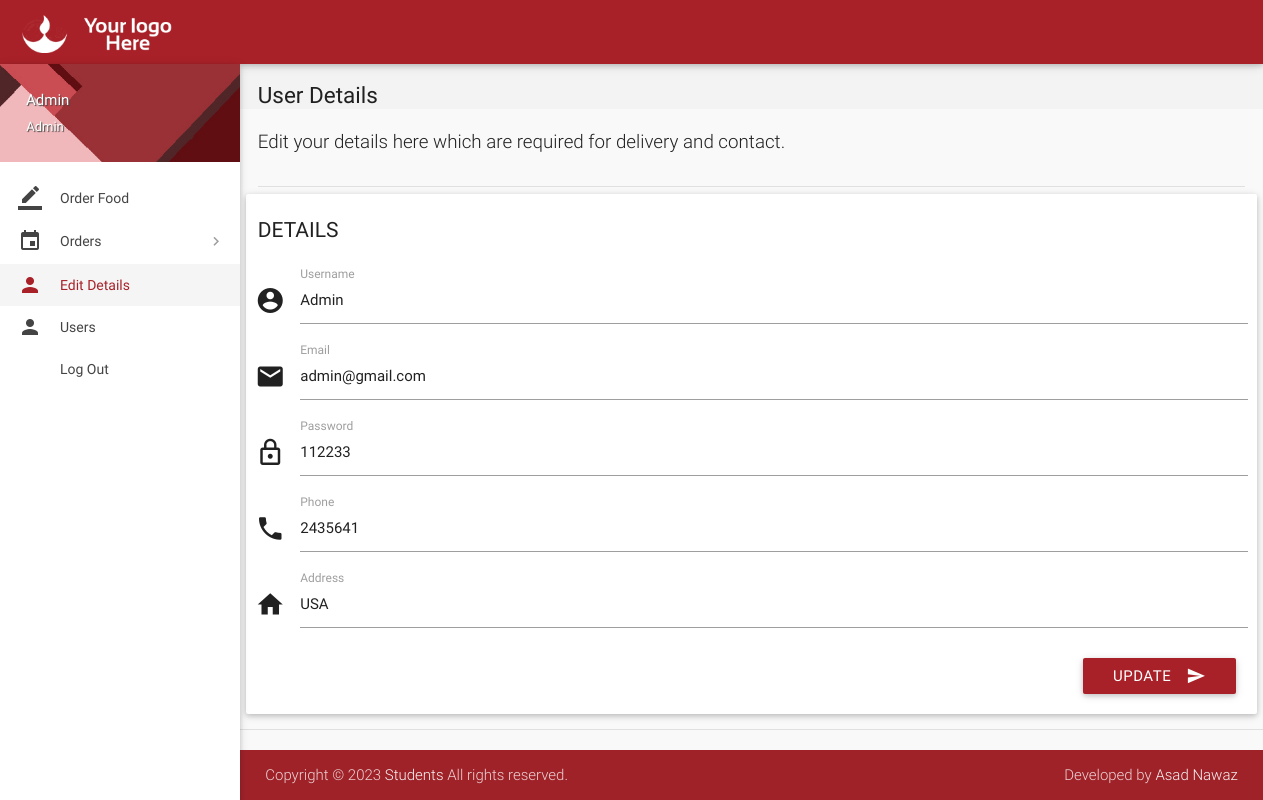
The page /details.php?rid=6 (signed in) on the database its author committed.
### tables this page shows
CREATE TABLE `registration` (
  `id` int(11) NOT NULL,
  `name` varchar(255) NOT NULL,
  `email` varchar(255) NOT NULL,
  `password` varchar(255) NOT NULL,
  `phone` varchar(25) NOT NULL,
  `role` varchar(200) NOT NULL,
  `address` varchar(255) NOT NULL,
  `created_at` datetime NOT NULL DEFAULT current_timestamp()
);

### details.php (the view, shortened to what this page needs)
<?php
include "connection.php";
if (isset($_GET['rid']))
        {
                $id = $_GET['rid'];
             $querry = "SELECT * FROM registration WHERE id = $id ";
             $querry_result = mysqli_query($conn_resul,$querry);
             if ($querry_result->num_rows > 0)
              {
                $actual_data = mysqli_fetch_assoc($querry_result);
             }
        }
if(isset($_SESSION['user_id']))
{
    $user_id = $_SESSION['user_id'];
   $query= "SELECT * FROM registration WHERE id = $user_id";
   $query_result = mysqli_query($conn_resul,$query);
   if($query_result->num_rows > 0)
   {
     $logged_in_user_data = mysqli_fetch_assoc($query_result);
   }
}
 		?>
<!DOCTYPE html>
<html lang="en">
<head>
  <link href="css/materialize.min.css" type="text/css" rel="stylesheet" media="screen,projection">
  <link href="css/style.min.css" type="text/css" rel="stylesheet" media="screen,projection">
  <link href="css/custom/custom.min.css" type="text/css" rel="stylesheet" media="screen,projection">
  <link href="js/plugins/perfect-scrollbar/perfect-scrollbar.css" type="text/css" rel="stylesheet" media="screen,projection">
  <link rel="stylesheet" href="https://cdnjs.cloudflare.com/ajax/libs/font-awesome/6.5.1/css/all.min.css" />
</head>
<body>
  <header id="header" class="page-topbar">
        <div class="navbar-fixed">
            <nav class="navbar-color">
                <div class="nav-wrapper">
                    <ul class="left">
                      <li><h1 class="logo-wrapper"><a href="index.php" class="brand-logo darken-1"><img src="images/materialize-logo.png" alt="logo"></a> <span class="logo-text">Logo</span></h1></li>
                    </ul>
                </div>
            </nav>
        </div>
  </header>
  <div id="main">
    <div class="wrapper">
      <aside id="left-sidebar-nav">
        <ul id="slide-out" class="side-nav fixed leftside-navigation">
            <li class="user-details cyan darken-2">
            <div class="row">
                <div class="col col s8 m8 l8">
                    <a class="btn-flat dropdown-button waves-effect waves-light white-text profile-btn" href="#" data-activates="profile-dropdown"><?php echo $logged_in_user_data['name'];?></a>
                    <p class="user-roal"><?php echo $logged_in_user_data['role'];?></p>
                </div>
            </div>
            </li>
            <?php
            if($_SESSION['role']=="Admin")
            {
              ?>
            <li class="bold"><a href="index.php" class="waves-effect waves-cyan"><i class="mdi-editor-border-color"></i> Order Food</a>
            </li>
            <?php
          }else{
            ?>
            <li class="bold"><a href="user-page.php" class="waves-effect waves-cyan"><i class="mdi-editor-border-color"></i> Order Food</a>
            </li>
            <?php
          }
          ?>
                <li class="no-padding">
                    <ul class="collapsible collapsible-accordion">
                        <li class="bold"><a class="collapsible-header waves-effect waves-cyan"><i class="mdi-editor-insert-invitation"></i> Orders</a>
                        </li>
                    </ul>
                </li>
            <li class="bold active"><a href="details.php?rid=<?php echo $logged_in_user_data['id'];?>" class="waves-effect waves-cyan"><i class="mdi-social-person"></i> Edit Details</a>
            </li>
            <?php
            if($_SESSION['role']=="Admin"):
              ?>
            <li class="bold"><a href="users.php" class="waves-effect waves-cyan"><i class="mdi-social-person"></i>Users</a>
            </li>
            <?php
            endif
            ?>
            <li class="bold"><a href="logout.php" class="waves-effect waves-cyan"><i class="fa-duotone fa-right-from-bracket"></i> Log Out</a>
            </li>
        </ul>
        </aside>
      <section id="content">
        <div id="breadcrumbs-wrapper">
          <div class="container">
            <div class="row">
              <div class="col s12 m12 l12">
                <h5 class="breadcrumbs-title">User Details</h5>
              </div>
            </div>
          </div>
        </div>
        <div class="container">
          <p class="caption">Edit your details here which are required for delivery and contact.</p>
          <div class="divider"></div>
            <div class="row">
              <div class="col s12 m4 l3">
                <h4 class="header">Details</h4>
              </div>
<div>
                <div class="card-panel">
                  <div class="row">
                    <form class="formValidate" id="formValidate" method="post" action="" novalidate="novalidate"class="col s12">
                      <div class="row">
                        <div class="input-field col s12">
                          <i class="mdi-action-account-circle prefix"></i>
                          <input name="name" id="username" type="text" data-error=".errorTxt1" value="<?php  echo $actual_data['name']; ?>">
                          <label for="username" class="">Username</label>
                        </div>
                      </div>
                      <div class="row">
                        <div class="input-field col s12">
                          <i class="mdi-communication-email prefix"></i>
                          <input name="email" id="name" type="email" data-error=".errorTxt2" value="<?php  echo $actual_data['email']; ?>">
                          <label for="name" class="">Email</label>
                        </div>
                      </div>
                      <div class="row">
                        <div class="input-field col s12">
                          <i class="mdi-action-lock-outline prefix"></i>
                          <input name="password" id="email" type="text" data-error=".errorTxt3" value="<?php  echo $actual_data['password']; ?>">
                          <label for="password" class="">Password</label>
                        </div>
                      </div>
                      <div class="row">
                        <div class="input-field col s12">
                          <i class="mdi-communication-phone prefix"></i>
                          <input name="phone" id="password" type="number" data-error=".errorTxt4" value="<?php  echo $actual_data['phone']; ?>">
                          <label for="phone" class="">Phone</label>
                        </div>
                      </div>
                      <div class="row">
                        <div class="input-field col s12">
                          <i class="mdi-action-home prefix"></i>
                          <input name="address" id="password" type="text" data-error=".errorTxt4" value="<?php  echo $actual_data['address']; ?>">
                          <label for="phone" class="">Address</label>
                        </div>
                      </div>
                          <div class="input-field col s12">
                            <button class="btn cyan waves-effect waves-light right" type="submit" name="submit">Update
                              <i class="mdi-content-send right"></i>
                            </button>
                          </div>
                        </div>
                      </div>
                  </div>
                </div>
              </div>
            <div class="divider"></div>
          </div>
    </div>
  <footer class="page-footer">
    <div class="footer-copyright">
      <div class="container">
        <span>Copyright © 2023 <a class="grey-text text-lighten-4" href="#" target="_blank">Students</a> All rights reserved.</span>
        <span class="right">Developed by <a class="grey-text text-lighten-4" href="https://web.facebook.com/profile.php?id=61556832434017">Asad Nawaz</a></span>
        </div>
    </div>
  </footer>
</body>
</html>

### details.php (style rules this page uses)
.input-field label.active { width:100%; }

### rows shown on the page
registration: name "Admin", role "Admin", email "admin@gmail.com", password "112233", phone "2435641", address "USA"
